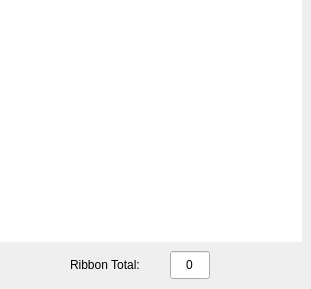
   <widget class="QWidget" name="tpRibbons">
    <attribute name="title">
     <string>Ribbon</string>
    </attribute>
    <widget class="QGraphicsView" name="pbRibbon_01">
     <property name="geometry">
      <rect>
       <x>0</x>
       <y>0</y>
       <width>32</width>
       <height>32</height>
      </rect>
     </property>
     <property name="frameShape">
      <enum>QFrame::NoFrame</enum>
     </property>
     <property name="frameShadow">
      <enum>QFrame::Plain</enum>
     </property>
    </widget>
    <widget class="QGraphicsView" name="pbRibbon_02">
     <property name="geometry">
      <rect>
       <x>30</x>
       <y>0</y>
       <width>32</width>
       <height>32</height>
      </rect>
     </property>
     <property name="frameShape">
      <enum>QFrame::NoFrame</enum>
     </property>
     <property name="frameShadow">
      <enum>QFrame::Plain</enum>
     </property>
    </widget>
    <widget class="QGraphicsView" name="pbRibbon_03">
     <property name="geometry">
      <rect>
       <x>60</x>
       <y>0</y>
       <width>32</width>
       <height>32</height>
      </rect>
     </property>
     <property name="frameShape">
      <enum>QFrame::NoFrame</enum>
     </property>
     <property name="frameShadow">
      <enum>QFrame::Plain</enum>
     </property>
    </widget>
    <widget class="QGraphicsView" name="pbRibbon_04">
     <property name="geometry">
      <rect>
       <x>90</x>
       <y>0</y>
       <width>32</width>
       <height>32</height>
      </rect>
     </property>
     <property name="frameShape">
      <enum>QFrame::NoFrame</enum>
     </property>
     <property name="frameShadow">
      <enum>QFrame::Plain</enum>
     </property>
    </widget>
    <widget class="QGraphicsView" name="pbRibbon_05">
     <property name="geometry">
      <rect>
       <x>120</x>
       <y>0</y>
       <width>32</width>
       <height>32</height>
      </rect>
     </property>
     <property name="frameShape">
      <enum>QFrame::NoFrame</enum>
     </property>
     <property name="frameShadow">
      <enum>QFrame::Plain</enum>
     </property>
    </widget>
    <widget class="QGraphicsView" name="pbRibbon_06">
     <property name="geometry">
      <rect>
       <x>150</x>
       <y>0</y>
       <width>32</width>
       <height>32</height>
      </rect>
     </property>
     <property name="frameShape">
      <enum>QFrame::NoFrame</enum>
     </property>
     <property name="frameShadow">
      <enum>QFrame::Plain</enum>
     </property>
    </widget>
    <widget class="QGraphicsView" name="pbRibbon_07">
     <property name="geometry">
      <rect>
       <x>180</x>
       <y>0</y>
       <width>32</width>
       <height>32</height>
      </rect>
     </property>
     <property name="frameShape">
      <enum>QFrame::NoFrame</enum>
     </property>
     <property name="frameShadow">
      <enum>QFrame::Plain</enum>
     </property>
    </widget>
    <widget class="QGraphicsView" name="pbRibbon_08">
     <property name="geometry">
      <rect>
       <x>210</x>
       <y>0</y>
       <width>32</width>
       <height>32</height>
      </rect>
     </property>
     <property name="frameShape">
      <enum>QFrame::NoFrame</enum>
     </property>
     <property name="frameShadow">
      <enum>QFrame::Plain</enum>
     </property>
    </widget>
    <widget class="QGraphicsView" name="pbRibbon_09">
     <property name="geometry">
      <rect>
       <x>240</x>
       <y>0</y>
       <width>32</width>
       <height>32</height>
      </rect>
     </property>
     <property name="frameShape">
      <enum>QFrame::NoFrame</enum>
     </property>
     <property name="frameShadow">
      <enum>QFrame::Plain</enum>
     </property>
    </widget>
    <widget class="QGraphicsView" name="pbRibbon_10">
     <property name="geometry">
      <rect>
       <x>270</x>
       <y>0</y>
       <width>32</width>
       <height>32</height>
      </rect>
     </property>
     <property name="frameShape">
      <enum>QFrame::NoFrame</enum>
     </property>
     <property name="frameShadow">
      <enum>QFrame::Plain</enum>
     </property>
    </widget>
    <widget class="QGraphicsView" name="pbRibbon_11">
     <property name="geometry">
      <rect>
       <x>0</x>
       <y>30</y>
       <width>32</width>
       <height>32</height>
      </rect>
     </property>
     <property name="frameShape">
      <enum>QFrame::NoFrame</enum>
     </property>
     <property name="frameShadow">
      <enum>QFrame::Plain</enum>
     </property>
    </widget>
    <widget class="QGraphicsView" name="pbRibbon_12">
     <property name="geometry">
      <rect>
       <x>30</x>
       <y>30</y>
       <width>32</width>
       <height>32</height>
      </rect>
     </property>
     <property name="frameShape">
      <enum>QFrame::NoFrame</enum>
     </property>
     <property name="frameShadow">
      <enum>QFrame::Plain</enum>
     </property>
    </widget>
    <widget class="QGraphicsView" name="pbRibbon_13">
     <property name="geometry">
      <rect>
       <x>60</x>
       <y>30</y>
       <width>32</width>
       <height>32</height>
      </rect>
     </property>
     <property name="frameShape">
      <enum>QFrame::NoFrame</enum>
     </property>
     <property name="frameShadow">
      <enum>QFrame::Plain</enum>
     </property>
    </widget>
    <widget class="QGraphicsView" name="pbRibbon_14">
     <property name="geometry">
      <rect>
       <x>90</x>
       <y>30</y>
       <width>32</width>
       <height>32</height>
      </rect>
     </property>
     <property name="frameShape">
      <enum>QFrame::NoFrame</enum>
     </property>
     <property name="frameShadow">
      <enum>QFrame::Plain</enum>
     </property>
    </widget>
    <widget class="QGraphicsView" name="pbRibbon_15">
     <property name="geometry">
      <rect>
       <x>120</x>
       <y>30</y>
       <width>32</width>
       <height>32</height>
      </rect>
     </property>
     <property name="frameShape">
      <enum>QFrame::NoFrame</enum>
     </property>
     <property name="frameShadow">
      <enum>QFrame::Plain</enum>
     </property>
    </widget>
    <widget class="QGraphicsView" name="pbRibbon_16">
     <property name="geometry">
      <rect>
       <x>150</x>
       <y>30</y>
       <width>32</width>
       <height>32</height>
      </rect>
     </property>
     <property name="frameShape">
      <enum>QFrame::NoFrame</enum>
     </property>
     <property name="frameShadow">
      <enum>QFrame::Plain</enum>
     </property>
    </widget>
    <widget class="QGraphicsView" name="pbRibbon_17">
     <property name="geometry">
      <rect>
       <x>180</x>
       <y>30</y>
       <width>32</width>
       <height>32</height>
      </rect>
     </property>
     <property name="frameShape">
      <enum>QFrame::NoFrame</enum>
     </property>
     <property name="frameShadow">
      <enum>QFrame::Plain</enum>
     </property>
    </widget>
    <widget class="QGraphicsView" name="pbRibbon_18">
     <property name="geometry">
      <rect>
       <x>210</x>
       <y>30</y>
       <width>32</width>
       <height>32</height>
      </rect>
     </property>
     <property name="frameShape">
      <enum>QFrame::NoFrame</enum>
     </property>
     <property name="frameShadow">
      <enum>QFrame::Plain</enum>
     </property>
    </widget>
    <widget class="QGraphicsView" name="pbRibbon_19">
     <property name="geometry">
      <rect>
       <x>240</x>
       <y>30</y>
       <width>32</width>
       <height>32</height>
      </rect>
     </property>
     <property name="frameShape">
      <enum>QFrame::NoFrame</enum>
     </property>
     <property name="frameShadow">
      <enum>QFrame::Plain</enum>
     </property>
    </widget>
    <widget class="QGraphicsView" name="pbRibbon_20">
     <property name="geometry">
      <rect>
       <x>270</x>
       <y>30</y>
       <width>32</width>
       <height>32</height>
      </rect>
     </property>
     <property name="frameShape">
      <enum>QFrame::NoFrame</enum>
     </property>
     <property name="frameShadow">
      <enum>QFrame::Plain</enum>
     </property>
    </widget>
    <widget class="QGraphicsView" name="pbRibbon_21">
     <property name="geometry">
      <rect>
       <x>0</x>
       <y>60</y>
       <width>32</width>
       <height>32</height>
      </rect>
     </property>
     <property name="frameShape">
      <enum>QFrame::NoFrame</enum>
     </property>
     <property name="frameShadow">
      <enum>QFrame::Plain</enum>
     </property>
    </widget>
    <widget class="QGraphicsView" name="pbRibbon_22">
     <property name="geometry">
      <rect>
       <x>30</x>
       <y>60</y>
       <width>32</width>
       <height>32</height>
      </rect>
     </property>
     <property name="frameShape">
      <enum>QFrame::NoFrame</enum>
     </property>
     <property name="frameShadow">
      <enum>QFrame::Plain</enum>
     </property>
    </widget>
    <widget class="QGraphicsView" name="pbRibbon_23">
     <property name="geometry">
      <rect>
       <x>60</x>
       <y>60</y>
       <width>32</width>
       <height>32</height>
      </rect>
     </property>
     <property name="frameShape">
      <enum>QFrame::NoFrame</enum>
     </property>
     <property name="frameShadow">
      <enum>QFrame::Plain</enum>
     </property>
    </widget>
    <widget class="QGraphicsView" name="pbRibbon_24">
     <property name="geometry">
      <rect>
       <x>90</x>
       <y>60</y>
       <width>32</width>
       <height>32</height>
      </rect>
     </property>
     <property name="frameShape">
      <enum>QFrame::NoFrame</enum>
     </property>
     <property name="frameShadow">
      <enum>QFrame::Plain</enum>
     </property>
    </widget>
    <widget class="QGraphicsView" name="pbRibbon_25">
     <property name="geometry">
      <rect>
       <x>120</x>
       <y>60</y>
       <width>32</width>
       <height>32</height>
      </rect>
     </property>
     <property name="frameShape">
      <enum>QFrame::NoFrame</enum>
     </property>
     <property name="frameShadow">
      <enum>QFrame::Plain</enum>
     </property>
    </widget>
    <widget class="QGraphicsView" name="pbRibbon_26">
     <property name="geometry">
      <rect>
       <x>150</x>
       <y>60</y>
       <width>32</width>
       <height>32</height>
      </rect>
     </property>
     <property name="frameShape">
      <enum>QFrame::NoFrame</enum>
     </property>
     <property name="frameShadow">
      <enum>QFrame::Plain</enum>
     </property>
    </widget>
    <widget class="QGraphicsView" name="pbRibbon_27">
     <property name="geometry">
      <rect>
       <x>180</x>
       <y>60</y>
       <width>32</width>
       <height>32</height>
      </rect>
     </property>
     <property name="frameShape">
      <enum>QFrame::NoFrame</enum>
     </property>
     <property name="frameShadow">
      <enum>QFrame::Plain</enum>
     </property>
    </widget>
    <widget class="QGraphicsView" name="pbRibbon_28">
     <property name="geometry">
      <rect>
       <x>210</x>
       <y>60</y>
       <width>32</width>
       <height>32</height>
      </rect>
     </property>
     <property name="frameShape">
      <enum>QFrame::NoFrame</enum>
     </property>
     <property name="frameShadow">
      <enum>QFrame::Plain</enum>
     </property>
    </widget>
    <widget class="QGraphicsView" name="pbRibbon_29">
     <property name="geometry">
      <rect>
       <x>240</x>
       <y>60</y>
       <width>32</width>
       <height>32</height>
      </rect>
     </property>
     <property name="frameShape">
      <enum>QFrame::NoFrame</enum>
     </property>
     <property name="frameShadow">
      <enum>QFrame::Plain</enum>
     </property>
    </widget>
    <widget class="QGraphicsView" name="pbRibbon_30">
     <property name="geometry">
      <rect>
       <x>270</x>
       <y>60</y>
       <width>32</width>
       <height>32</height>
      </rect>
     </property>
     <property name="frameShape">
      <enum>QFrame::NoFrame</enum>
     </property>
     <property name="frameShadow">
      <enum>QFrame::Plain</enum>
     </property>
    </widget>
    <widget class="QGraphicsView" name="pbRibbon_31">
     <property name="geometry">
      <rect>
       <x>0</x>
       <y>90</y>
       <width>32</width>
       <height>32</height>
      </rect>
     </property>
     <property name="frameShape">
      <enum>QFrame::NoFrame</enum>
     </property>
     <property name="frameShadow">
      <enum>QFrame::Plain</enum>
     </property>
    </widget>
    <widget class="QGraphicsView" name="pbRibbon_32">
     <property name="geometry">
      <rect>
       <x>30</x>
       <y>90</y>
       <width>32</width>
       <height>32</height>
      </rect>
     </property>
     <property name="frameShape">
      <enum>QFrame::NoFrame</enum>
     </property>
     <property name="frameShadow">
      <enum>QFrame::Plain</enum>
     </property>
    </widget>
    <widget class="QGraphicsView" name="pbRibbon_33">
     <property name="geometry">
      <rect>
       <x>60</x>
       <y>90</y>
       <width>32</width>
       <height>32</height>
      </rect>
     </property>
     <property name="frameShape">
      <enum>QFrame::NoFrame</enum>
     </property>
     <property name="frameShadow">
      <enum>QFrame::Plain</enum>
     </property>
    </widget>
    <widget class="QGraphicsView" name="pbRibbon_34">
     <property name="geometry">
      <rect>
       <x>90</x>
       <y>90</y>
       <width>32</width>
       <height>32</height>
      </rect>
     </property>
     <property name="frameShape">
      <enum>QFrame::NoFrame</enum>
     </property>
     <property name="frameShadow">
      <enum>QFrame::Plain</enum>
     </property>
    </widget>
    <widget class="QGraphicsView" name="pbRibbon_35">
     <property name="geometry">
      <rect>
       <x>120</x>
       <y>90</y>
       <width>32</width>
       <height>32</height>
      </rect>
     </property>
     <property name="frameShape">
      <enum>QFrame::NoFrame</enum>
     </property>
     <property name="frameShadow">
      <enum>QFrame::Plain</enum>
     </property>
    </widget>
    <widget class="QGraphicsView" name="pbRibbon_36">
     <property name="geometry">
      <rect>
       <x>150</x>
       <y>90</y>
       <width>32</width>
       <height>32</height>
      </rect>
     </property>
     <property name="frameShape">
      <enum>QFrame::NoFrame</enum>
     </property>
     <property name="frameShadow">
      <enum>QFrame::Plain</enum>
     </property>
    </widget>
    <widget class="QGraphicsView" name="pbRibbon_37">
     <property name="geometry">
      <rect>
       <x>180</x>
       <y>90</y>
       <width>32</width>
       <height>32</height>
      </rect>
     </property>
     <property name="frameShape">
      <enum>QFrame::NoFrame</enum>
     </property>
     <property name="frameShadow">
      <enum>QFrame::Plain</enum>
     </property>
    </widget>
    <widget class="QGraphicsView" name="pbRibbon_38">
     <property name="geometry">
      <rect>
       <x>210</x>
       <y>90</y>
       <width>32</width>
       <height>32</height>
      </rect>
     </property>
     <property name="frameShape">
      <enum>QFrame::NoFrame</enum>
     </property>
     <property name="frameShadow">
      <enum>QFrame::Plain</enum>
     </property>
    </widget>
    <widget class="QGraphicsView" name="pbRibbon_39">
     <property name="geometry">
      <rect>
       <x>240</x>
       <y>90</y>
       <width>32</width>
       <height>32</height>
      </rect>
     </property>
     <property name="frameShape">
      <enum>QFrame::NoFrame</enum>
     </property>
     <property name="frameShadow">
      <enum>QFrame::Plain</enum>
     </property>
    </widget>
    <widget class="QGraphicsView" name="pbRibbon_40">
     <property name="geometry">
      <rect>
       <x>270</x>
       <y>90</y>
       <width>32</width>
       <height>32</height>
      </rect>
     </property>
     <property name="frameShape">
      <enum>QFrame::NoFrame</enum>
     </property>
     <property name="frameShadow">
      <enum>QFrame::Plain</enum>
     </property>
    </widget>
    <widget class="QGraphicsView" name="pbRibbon_41">
     <property name="geometry">
      <rect>
       <x>0</x>
       <y>120</y>
       <width>32</width>
       <height>32</height>
      </rect>
     </property>
     <property name="frameShape">
      <enum>QFrame::NoFrame</enum>
     </property>
     <property name="frameShadow">
      <enum>QFrame::Plain</enum>
     </property>
    </widget>
    <widget class="QGraphicsView" name="pbRibbon_42">
     <property name="geometry">
      <rect>
       <x>30</x>
       <y>120</y>
       <width>32</width>
       <height>32</height>
      </rect>
     </property>
     <property name="frameShape">
      <enum>QFrame::NoFrame</enum>
     </property>
     <property name="frameShadow">
      <enum>QFrame::Plain</enum>
     </property>
    </widget>
    <widget class="QGraphicsView" name="pbRibbon_43">
     <property name="geometry">
      <rect>
       <x>60</x>
       <y>120</y>
       <width>32</width>
       <height>32</height>
      </rect>
     </property>
     <property name="frameShape">
      <enum>QFrame::NoFrame</enum>
     </property>
     <property name="frameShadow">
      <enum>QFrame::Plain</enum>
     </property>
    </widget>
    <widget class="QGraphicsView" name="pbRibbon_44">
     <property name="geometry">
      <rect>
       <x>90</x>
       <y>120</y>
       <width>32</width>
       <height>32</height>
      </rect>
     </property>
     <property name="frameShape">
      <enum>QFrame::NoFrame</enum>
     </property>
     <property name="frameShadow">
      <enum>QFrame::Plain</enum>
     </property>
    </widget>
    <widget class="QGraphicsView" name="pbRibbon_45">
     <property name="geometry">
      <rect>
       <x>120</x>
       <y>120</y>
       <width>32</width>
       <height>32</height>
      </rect>
     </property>
     <property name="frameShape">
      <enum>QFrame::NoFrame</enum>
     </property>
     <property name="frameShadow">
      <enum>QFrame::Plain</enum>
     </property>
    </widget>
    <widget class="QGraphicsView" name="pbRibbon_46">
     <property name="geometry">
      <rect>
       <x>150</x>
       <y>120</y>
       <width>32</width>
       <height>32</height>
      </rect>
     </property>
     <property name="frameShape">
      <enum>QFrame::NoFrame</enum>
     </property>
     <property name="frameShadow">
      <enum>QFrame::Plain</enum>
     </property>
    </widget>
    <widget class="QGraphicsView" name="pbRibbon_47">
     <property name="geometry">
      <rect>
       <x>180</x>
       <y>120</y>
       <width>32</width>
       <height>32</height>
      </rect>
     </property>
     <property name="frameShape">
      <enum>QFrame::NoFrame</enum>
     </property>
     <property name="frameShadow">
      <enum>QFrame::Plain</enum>
     </property>
    </widget>
    <widget class="QGraphicsView" name="pbRibbon_48">
     <property name="geometry">
      <rect>
       <x>210</x>
       <y>120</y>
       <width>32</width>
       <height>32</height>
      </rect>
     </property>
     <property name="frameShape">
      <enum>QFrame::NoFrame</enum>
     </property>
     <property name="frameShadow">
      <enum>QFrame::Plain</enum>
     </property>
    </widget>
    <widget class="QGraphicsView" name="pbRibbon_49">
     <property name="geometry">
      <rect>
       <x>240</x>
       <y>120</y>
       <width>32</width>
       <height>32</height>
      </rect>
     </property>
     <property name="frameShape">
      <enum>QFrame::NoFrame</enum>
     </property>
     <property name="frameShadow">
      <enum>QFrame::Plain</enum>
     </property>
    </widget>
    <widget class="QGraphicsView" name="pbRibbon_50">
     <property name="geometry">
      <rect>
       <x>270</x>
       <y>120</y>
       <width>32</width>
       <height>32</height>
      </rect>
     </property>
     <property name="frameShape">
      <enum>QFrame::NoFrame</enum>
     </property>
     <property name="frameShadow">
      <enum>QFrame::Plain</enum>
     </property>
    </widget>
    <widget class="QGraphicsView" name="pbRibbon_51">
     <property name="geometry">
      <rect>
       <x>0</x>
       <y>150</y>
       <width>32</width>
       <height>32</height>
      </rect>
     </property>
     <property name="frameShape">
      <enum>QFrame::NoFrame</enum>
     </property>
     <property name="frameShadow">
      <enum>QFrame::Plain</enum>
     </property>
    </widget>
    <widget class="QGraphicsView" name="pbRibbon_52">
     <property name="geometry">
      <rect>
       <x>30</x>
       <y>150</y>
       <width>32</width>
       <height>32</height>
      </rect>
     </property>
     <property name="frameShape">
      <enum>QFrame::NoFrame</enum>
     </property>
     <property name="frameShadow">
      <enum>QFrame::Plain</enum>
     </property>
    </widget>
    <widget class="QGraphicsView" name="pbRibbon_53">
     <property name="geometry">
      <rect>
       <x>60</x>
       <y>150</y>
       <width>32</width>
       <height>32</height>
      </rect>
     </property>
     <property name="frameShape">
      <enum>QFrame::NoFrame</enum>
     </property>
     <property name="frameShadow">
      <enum>QFrame::Plain</enum>
     </property>
    </widget>
    <widget class="QGraphicsView" name="pbRibbon_54">
     <property name="geometry">
      <rect>
       <x>90</x>
       <y>150</y>
       <width>32</width>
       <height>32</height>
      </rect>
     </property>
     <property name="frameShape">
      <enum>QFrame::NoFrame</enum>
     </property>
     <property name="frameShadow">
      <enum>QFrame::Plain</enum>
     </property>
    </widget>
    <widget class="QGraphicsView" name="pbRibbon_55">
     <property name="geometry">
      <rect>
       <x>120</x>
       <y>150</y>
       <width>32</width>
       <height>32</height>
      </rect>
     </property>
     <property name="frameShape">
      <enum>QFrame::NoFrame</enum>
     </property>
     <property name="frameShadow">
      <enum>QFrame::Plain</enum>
     </property>
    </widget>
    <widget class="QGraphicsView" name="pbRibbon_56">
     <property name="geometry">
      <rect>
       <x>150</x>
       <y>150</y>
       <width>32</width>
       <height>32</height>
      </rect>
     </property>
     <property name="frameShape">
      <enum>QFrame::NoFrame</enum>
     </property>
     <property name="frameShadow">
      <enum>QFrame::Plain</enum>
     </property>
    </widget>
    <widget class="QGraphicsView" name="pbRibbon_57">
     <property name="geometry">
      <rect>
       <x>180</x>
       <y>150</y>
       <width>32</width>
       <height>32</height>
      </rect>
     </property>
     <property name="frameShape">
      <enum>QFrame::NoFrame</enum>
     </property>
     <property name="frameShadow">
      <enum>QFrame::Plain</enum>
     </property>
    </widget>
    <widget class="QGraphicsView" name="pbRibbon_58">
     <property name="geometry">
      <rect>
       <x>210</x>
       <y>150</y>
       <width>32</width>
       <height>32</height>
      </rect>
     </property>
     <property name="frameShape">
      <enum>QFrame::NoFrame</enum>
     </property>
     <property name="frameShadow">
      <enum>QFrame::Plain</enum>
     </property>
    </widget>
    <widget class="QGraphicsView" name="pbRibbon_59">
     <property name="geometry">
      <rect>
       <x>240</x>
       <y>150</y>
       <width>32</width>
       <height>32</height>
      </rect>
     </property>
     <property name="frameShape">
      <enum>QFrame::NoFrame</enum>
     </property>
     <property name="frameShadow">
      <enum>QFrame::Plain</enum>
     </property>
    </widget>
    <widget class="QGraphicsView" name="pbRibbon_60">
     <property name="geometry">
      <rect>
       <x>270</x>
       <y>150</y>
       <width>32</width>
       <height>32</height>
      </rect>
     </property>
     <property name="frameShape">
      <enum>QFrame::NoFrame</enum>
     </property>
     <property name="frameShadow">
      <enum>QFrame::Plain</enum>
     </property>
    </widget>
    <widget class="QGraphicsView" name="pbRibbon_61">
     <property name="geometry">
      <rect>
       <x>0</x>
       <y>180</y>
       <width>32</width>
       <height>32</height>
      </rect>
     </property>
     <property name="frameShape">
      <enum>QFrame::NoFrame</enum>
     </property>
     <property name="frameShadow">
      <enum>QFrame::Plain</enum>
     </property>
    </widget>
    <widget class="QGraphicsView" name="pbRibbon_62">
     <property name="geometry">
      <rect>
       <x>30</x>
       <y>180</y>
       <width>32</width>
       <height>32</height>
      </rect>
     </property>
     <property name="frameShape">
      <enum>QFrame::NoFrame</enum>
     </property>
     <property name="frameShadow">
      <enum>QFrame::Plain</enum>
     </property>
    </widget>
    <widget class="QGraphicsView" name="pbRibbon_63">
     <property name="geometry">
      <rect>
       <x>60</x>
       <y>180</y>
       <width>32</width>
       <height>32</height>
      </rect>
     </property>
     <property name="frameShape">
      <enum>QFrame::NoFrame</enum>
     </property>
     <property name="frameShadow">
      <enum>QFrame::Plain</enum>
     </property>
    </widget>
    <widget class="QGraphicsView" name="pbRibbon_64">
     <property name="geometry">
      <rect>
       <x>90</x>
       <y>180</y>
       <width>32</width>
       <height>32</height>
      </rect>
     </property>
     <property name="frameShape">
      <enum>QFrame::NoFrame</enum>
     </property>
     <property name="frameShadow">
      <enum>QFrame::Plain</enum>
     </property>
    </widget>
    <widget class="QGraphicsView" name="pbRibbon_65">
     <property name="geometry">
      <rect>
       <x>120</x>
       <y>180</y>
       <width>32</width>
       <height>32</height>
      </rect>
     </property>
     <property name="frameShape">
      <enum>QFrame::NoFrame</enum>
     </property>
     <property name="frameShadow">
      <enum>QFrame::Plain</enum>
     </property>
    </widget>
    <widget class="QGraphicsView" name="pbRibbon_66">
     <property name="geometry">
      <rect>
       <x>150</x>
       <y>180</y>
       <width>32</width>
       <height>32</height>
      </rect>
     </property>
     <property name="frameShape">
      <enum>QFrame::NoFrame</enum>
     </property>
     <property name="frameShadow">
      <enum>QFrame::Plain</enum>
     </property>
    </widget>
    <widget class="QGraphicsView" name="pbRibbon_67">
     <property name="geometry">
      <rect>
       <x>180</x>
       <y>180</y>
       <width>32</width>
       <height>32</height>
      </rect>
     </property>
     <property name="frameShape">
      <enum>QFrame::NoFrame</enum>
     </property>
     <property name="frameShadow">
      <enum>QFrame::Plain</enum>
     </property>
    </widget>
    <widget class="QGraphicsView" name="pbRibbon_68">
     <property name="geometry">
      <rect>
       <x>210</x>
       <y>180</y>
       <width>32</width>
       <height>32</height>
      </rect>
     </property>
     <property name="frameShape">
      <enum>QFrame::NoFrame</enum>
     </property>
     <property name="frameShadow">
      <enum>QFrame::Plain</enum>
     </property>
    </widget>
    <widget class="QGraphicsView" name="pbRibbon_69">
     <property name="geometry">
      <rect>
       <x>240</x>
       <y>180</y>
       <width>32</width>
       <height>32</height>
      </rect>
     </property>
     <property name="frameShape">
      <enum>QFrame::NoFrame</enum>
     </property>
     <property name="frameShadow">
      <enum>QFrame::Plain</enum>
     </property>
    </widget>
    <widget class="QGraphicsView" name="pbRibbon_70">
     <property name="geometry">
      <rect>
       <x>270</x>
       <y>180</y>
       <width>32</width>
       <height>32</height>
      </rect>
     </property>
     <property name="frameShape">
      <enum>QFrame::NoFrame</enum>
     </property>
     <property name="frameShadow">
      <enum>QFrame::Plain</enum>
     </property>
    </widget>
    <widget class="QGraphicsView" name="pbRibbon_71">
     <property name="geometry">
      <rect>
       <x>0</x>
       <y>210</y>
       <width>32</width>
       <height>32</height>
      </rect>
     </property>
     <property name="frameShape">
      <enum>QFrame::NoFrame</enum>
     </property>
     <property name="frameShadow">
      <enum>QFrame::Plain</enum>
     </property>
    </widget>
    <widget class="QGraphicsView" name="pbRibbon_72">
     <property name="geometry">
      <rect>
       <x>30</x>
       <y>210</y>
       <width>32</width>
       <height>32</height>
      </rect>
     </property>
     <property name="frameShape">
      <enum>QFrame::NoFrame</enum>
     </property>
     <property name="frameShadow">
      <enum>QFrame::Plain</enum>
     </property>
    </widget>
    <widget class="QGraphicsView" name="pbRibbon_73">
     <property name="geometry">
      <rect>
       <x>60</x>
       <y>210</y>
       <width>32</width>
       <height>32</height>
      </rect>
     </property>
     <property name="frameShape">
      <enum>QFrame::NoFrame</enum>
     </property>
     <property name="frameShadow">
      <enum>QFrame::Plain</enum>
     </property>
    </widget>
    <widget class="QGraphicsView" name="pbRibbon_74">
     <property name="geometry">
      <rect>
       <x>90</x>
       <y>210</y>
       <width>32</width>
       <height>32</height>
      </rect>
     </property>
     <property name="frameShape">
      <enum>QFrame::NoFrame</enum>
     </property>
     <property name="frameShadow">
      <enum>QFrame::Plain</enum>
     </property>
    </widget>
    <widget class="QGraphicsView" name="pbRibbon_75">
     <property name="geometry">
      <rect>
       <x>120</x>
       <y>210</y>
       <width>32</width>
       <height>32</height>
      </rect>
     </property>
     <property name="frameShape">
      <enum>QFrame::NoFrame</enum>
     </property>
     <property name="frameShadow">
      <enum>QFrame::Plain</enum>
     </property>
    </widget>
    <widget class="QGraphicsView" name="pbRibbon_76">
     <property name="geometry">
      <rect>
       <x>150</x>
       <y>210</y>
       <width>32</width>
       <height>32</height>
      </rect>
     </property>
     <property name="frameShape">
      <enum>QFrame::NoFrame</enum>
     </property>
     <property name="frameShadow">
      <enum>QFrame::Plain</enum>
     </property>
    </widget>
    <widget class="QGraphicsView" name="pbRibbon_77">
     <property name="geometry">
      <rect>
       <x>180</x>
       <y>210</y>
       <width>32</width>
       <height>32</height>
      </rect>
     </property>
     <property name="frameShape">
      <enum>QFrame::NoFrame</enum>
     </property>
     <property name="frameShadow">
      <enum>QFrame::Plain</enum>
     </property>
    </widget>
    <widget class="QGraphicsView" name="pbRibbon_78">
     <property name="geometry">
      <rect>
       <x>210</x>
       <y>210</y>
       <width>32</width>
       <height>32</height>
      </rect>
     </property>
     <property name="frameShape">
      <enum>QFrame::NoFrame</enum>
     </property>
     <property name="frameShadow">
      <enum>QFrame::Plain</enum>
     </property>
    </widget>
    <widget class="QGraphicsView" name="pbRibbon_79">
     <property name="geometry">
      <rect>
       <x>240</x>
       <y>210</y>
       <width>32</width>
       <height>32</height>
      </rect>
     </property>
     <property name="frameShape">
      <enum>QFrame::NoFrame</enum>
     </property>
     <property name="frameShadow">
      <enum>QFrame::Plain</enum>
     </property>
    </widget>
    <widget class="QGraphicsView" name="pbRibbon_80">
     <property name="geometry">
      <rect>
       <x>270</x>
       <y>210</y>
       <width>32</width>
       <height>32</height>
      </rect>
     </property>
     <property name="frameShape">
      <enum>QFrame::NoFrame</enum>
     </property>
     <property name="frameShadow">
      <enum>QFrame::Plain</enum>
     </property>
    </widget>
    <widget class="QLabel" name="lblRibbonTotal">
     <property name="geometry">
      <rect>
       <x>70</x>
       <y>250</y>
       <width>90</width>
       <height>30</height>
      </rect>
     </property>
     <property name="text">
      <string>Ribbon Total:</string>
     </property>
    </widget>
    <widget class="QSpinBox" name="sbRibbonCount">
     <property name="geometry">
      <rect>
       <x>170</x>
       <y>250</y>
       <width>40</width>
       <height>30</height>
      </rect>
     </property>
     <property name="alignment">
      <set>Qt::AlignCenter</set>
     </property>
     <property name="readOnly">
      <bool>true</bool>
     </property>
     <property name="buttonSymbols">
      <enum>QAbstractSpinBox::NoButtons</enum>
     </property>
     <property name="maximum">
      <number>80</number>
     </property>
    </widget>
   </widget>
